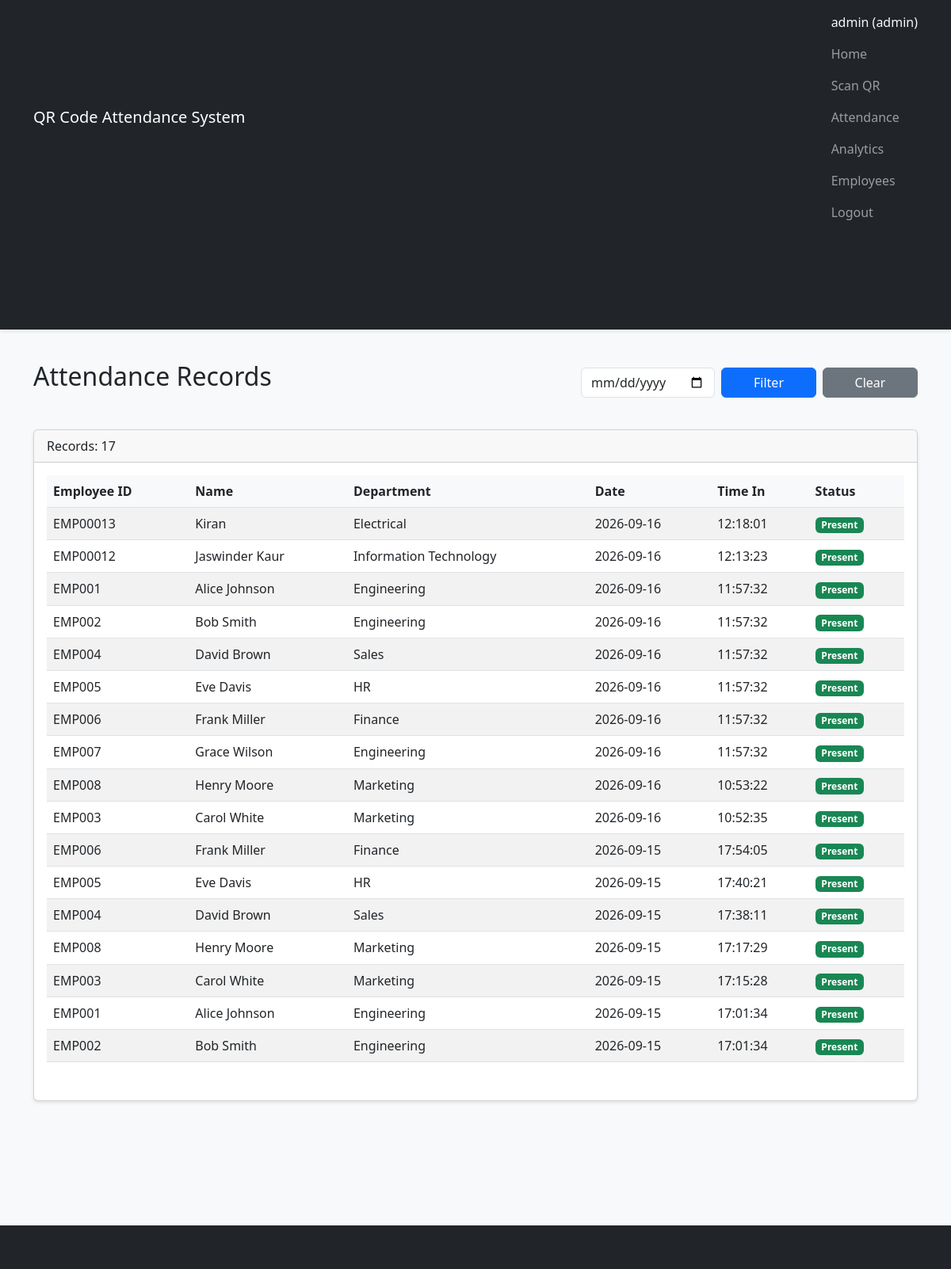
The app's page /attendance (signed in) with its own data.
### tables this page shows
CREATE TABLE attendance (
            id INTEGER PRIMARY KEY AUTOINCREMENT,
            employee_id TEXT NOT NULL,
            date TEXT NOT NULL,
            time_in TEXT NOT NULL,
            status TEXT DEFAULT 'Present',
            FOREIGN KEY (employee_id) REFERENCES employees(employee_id)
        );

CREATE TABLE employees (
            id INTEGER PRIMARY KEY AUTOINCREMENT,
            employee_id TEXT UNIQUE NOT NULL,
            name TEXT NOT NULL,
            department TEXT NOT NULL,
            email TEXT,
            phone TEXT,
            created_at TIMESTAMP DEFAULT CURRENT_TIMESTAMP
        );

### src/app.py (the view)
@app.route("/attendance")
@admin_required
def attendance_page():
    date_filter = request.args.get("date", None)
    records = attendance_manager.get_attendance_records(date_str=date_filter)
    current_user = get_current_user()
    return render_template("attendance.html", records=records, date_filter=date_filter, user=current_user)

### src/app.py (called while the page is built)
def admin_required(f):
    @wraps(f)
    def decorated_function(*args, **kwargs):
        if "user_id" not in session:
            flash("Please log in to access this page.", "warning")
            return redirect(url_for("login_page"))
        if session.get("user_role") != "admin":
            flash("Access denied. Admin privileges required.", "danger")
            return redirect(url_for("scan_page"))
        return f(*args, **kwargs)
    return decorated_function

def get_current_user():
    if "user_id" in session:
        return auth_manager.get_user_by_id(session["user_id"])
    return None

### src/attendance_manager.py (called while the page is built)
    def get_attendance_records(self, employee_id=None, date_str=None):
        conn = get_connection()
        cursor = conn.cursor()
        query = """
            SELECT a.id, a.employee_id, a.date, a.time_in, a.status,
                   e.name, e.department
            FROM attendance a
            JOIN employees e ON a.employee_id = e.employee_id
            WHERE 1 = 1
        """
        params = []
        if employee_id:
            query += " AND a.employee_id = ?"
            params.append(employee_id)
        if date_str:
            query += " AND a.date = ?"
            params.append(date_str)
        query += " ORDER BY a.date DESC, a.time_in DESC"
        cursor.execute(query, params)
        rows = cursor.fetchall()
        conn.close()
        return [dict(row) for row in rows]

### src/auth_manager.py (called while the page is built)
    def get_user_by_id(self, user_id):
        conn = get_connection()
        cursor = conn.cursor()
        cursor.execute("SELECT * FROM users WHERE id = ?", (user_id,))
        row = cursor.fetchone()
        conn.close()
        return dict(row) if row else None

### src/database.py (called while the page is built)
def get_connection():
    conn = sqlite3.connect(DB_PATH)
    conn.row_factory = sqlite3.Row
    conn.execute("PRAGMA foreign_keys = ON")
    return conn

### templates/attendance.html (shortened to what this page needs)
{% extends "layout.html" %}
{% block content %}
<div class="d-flex justify-content-between align-items-center mb-4">
    <h2>Attendance Records</h2>
    <form method="GET" action="{{ url_for('attendance_page') }}" class="d-flex gap-2">
        <input type="date" name="date" value="{{ date_filter or '' }}" class="form-control">
        <button type="submit" class="btn btn-primary">Filter</button>
        <a href="{{ url_for('attendance_page') }}" class="btn btn-secondary">Clear</a>
    </form>
</div>
<div class="card">
    <div class="card-header">
        Records: {{ records|length }}
    </div>
    <div class="card-body">
        {% if records %}
        <table class="table table-striped table-hover">
            <thead>
                <tr>
                    <th>Employee ID</th>
                    <th>Name</th>
                    <th>Department</th>
                    <th>Date</th>
                    <th>Time In</th>
                    <th>Status</th>
                </tr>
            </thead>
            <tbody>
                {% for record in records %}
                <tr>
                    <td>{{ record.employee_id }}</td>
                    <td>{{ record.name }}</td>
                    <td>{{ record.department }}</td>
                    <td>{{ record.date }}</td>
                    <td>{{ record.time_in }}</td>
                    <td><span class="badge bg-success">{{ record.status }}</span></td>
                </tr>
                {% endfor %}
            </tbody>
        </table>
        {% else %}
        <p class="text-muted">No attendance records found for the selected date.</p>
        {% endif %}
    </div>
</div>
{% endblock %}

### static/css/style.css (style rules this page uses)
body { background-color: #f8f9fa; margin-bottom: 60px; }
.card { box-shadow: 0 2px 4px rgba(0,0,0,0.1); margin-bottom: 2rem; }
.btn { cursor: pointer; pointer-events: auto; position: relative; z-index: 10; min-width: 120px; }
.card-body { padding-bottom: 2rem; }
.d-flex.gap-2 { margin-top: 1.5rem; padding-bottom: 1rem; }
.table th { background-color: #f8f9fa; }

### records on screen
attendance: employee_id "EMP00013", name "Kiran", department "Electrical", date "2026-09-16", time_in "12:18:01", status "Present"
attendance: employee_id "EMP00012", name "Jaswinder Kaur", department "Information Technology", date "2026-09-16", time_in "12:13:23", status "Present"
attendance: employee_id "EMP001", name "Alice Johnson", department "Engineering", date "2026-09-16", time_in "11:57:32", status "Present"
attendance: employee_id "EMP002", name "Bob Smith", department "Engineering", date "2026-09-16", time_in "11:57:32", status "Present"
attendance: employee_id "EMP004", name "David Brown", department "Sales", date "2026-09-16", time_in "11:57:32", status "Present"
attendance: employee_id "EMP005", name "Eve Davis", department "HR", date "2026-09-16", time_in "11:57:32", status "Present"
attendance: employee_id "EMP006", name "Frank Miller", department "Finance", date "2026-09-16", time_in "11:57:32", status "Present"
attendance: employee_id "EMP007", name "Grace Wilson", department "Engineering", date "2026-09-16", time_in "11:57:32", status "Present"
attendance: employee_id "EMP008", name "Henry Moore", department "Marketing", date "2026-09-16", time_in "10:53:22", status "Present"
attendance: employee_id "EMP003", name "Carol White", department "Marketing", date "2026-09-16", time_in "10:52:35", status "Present"
attendance: employee_id "EMP006", name "Frank Miller", department "Finance", date "2026-09-15", time_in "17:54:05", status "Present"
attendance: employee_id "EMP005", name "Eve Davis", department "HR", date "2026-09-15", time_in "17:40:21", status "Present"
attendance: employee_id "EMP004", name "David Brown", department "Sales", date "2026-09-15", time_in "17:38:11", status "Present"
attendance: employee_id "EMP008", name "Henry Moore", department "Marketing", date "2026-09-15", time_in "17:17:29", status "Present"
attendance: employee_id "EMP003", name "Carol White", department "Marketing", date "2026-09-15", time_in "17:15:28", status "Present"
attendance: employee_id "EMP001", name "Alice Johnson", department "Engineering", date "2026-09-15", time_in "17:01:34", status "Present"
attendance: employee_id "EMP002", name "Bob Smith", department "Engineering", date "2026-09-15", time_in "17:01:34", status "Present"

### other values on screen
{{ session.username }} "admin"
{{ session.user_role }} "admin"
{{ records|length }} "17"
